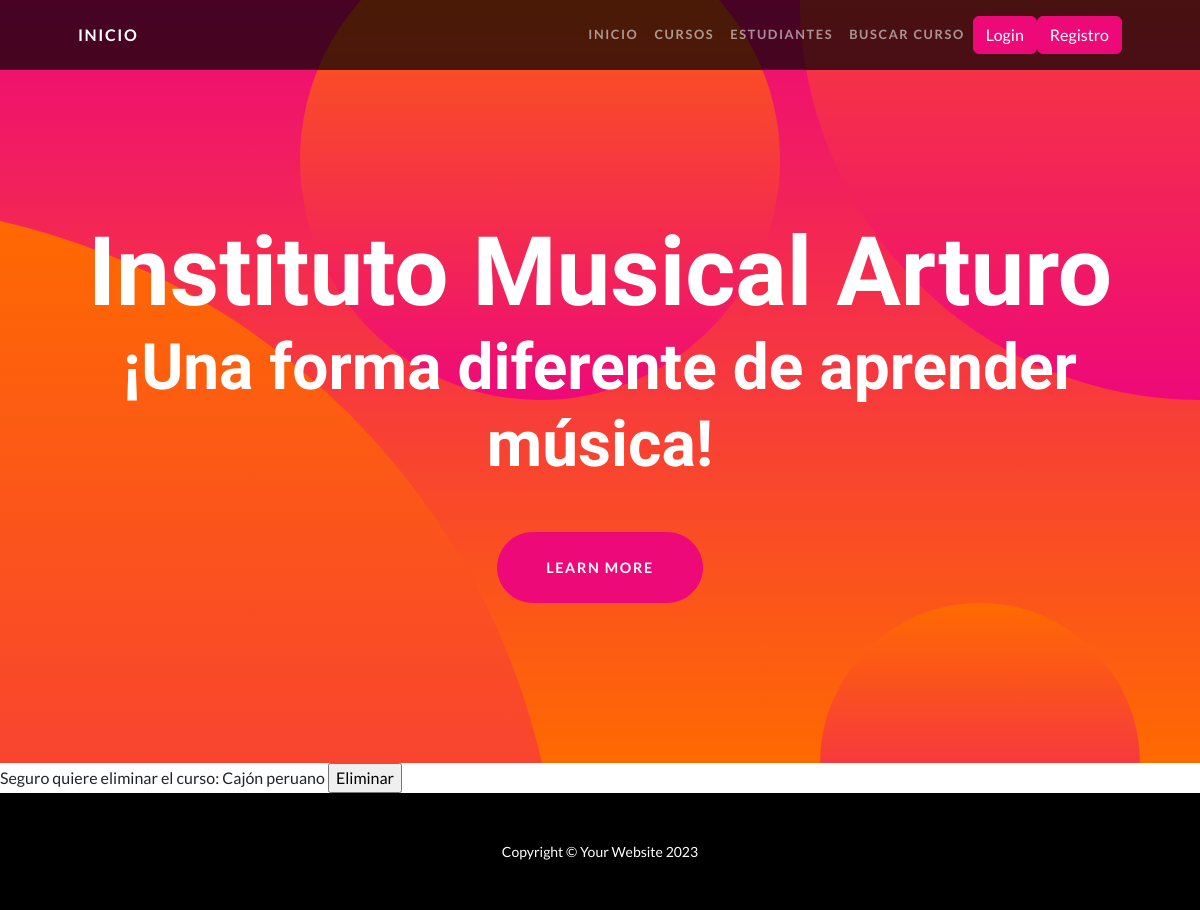
Before: /cursos/6/borrar with the older database file.
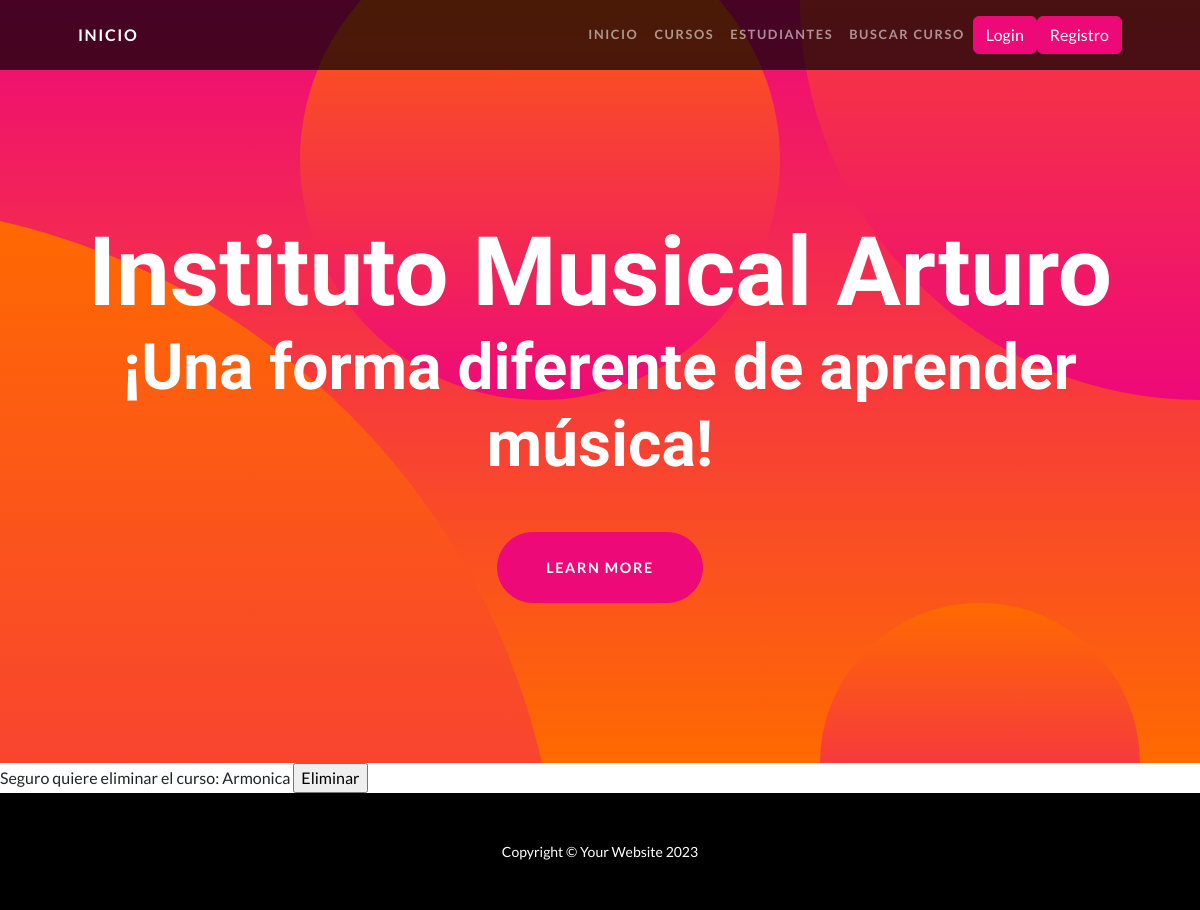
After: the same page with the newer database file.
### app_music/models.py (models this page shows)
class Curso(models.Model):
    nombre = models.CharField(max_length=40)
    camada = models.IntegerField()

### app_music/views.py (the view)
# urls.py: path('cursos/<pk>/borrar', views.CursoDeleteView.as_view(), name ="CursoBorrar"),
class CursoDeleteView(DeleteView):
    model = Curso
    template_name="app_music/curso_eliminar.html"
    success_url = reverse_lazy('ListarCursos')

### app_music/templates/app_music/curso_eliminar.html (shortened to what this page needs)
{% extends 'app_music/base.html' %}
{% load static %}
{% block main %}
    <form action="" method="POST">
        Seguro quiere eliminar el curso: {{curso.nombre}}
        <input type="submit" value="Eliminar">
    </form>
{% endblock main %}

Changed rows visible on the page:
changed Curso: nombre "Cajón peruano" → "Armonica"
